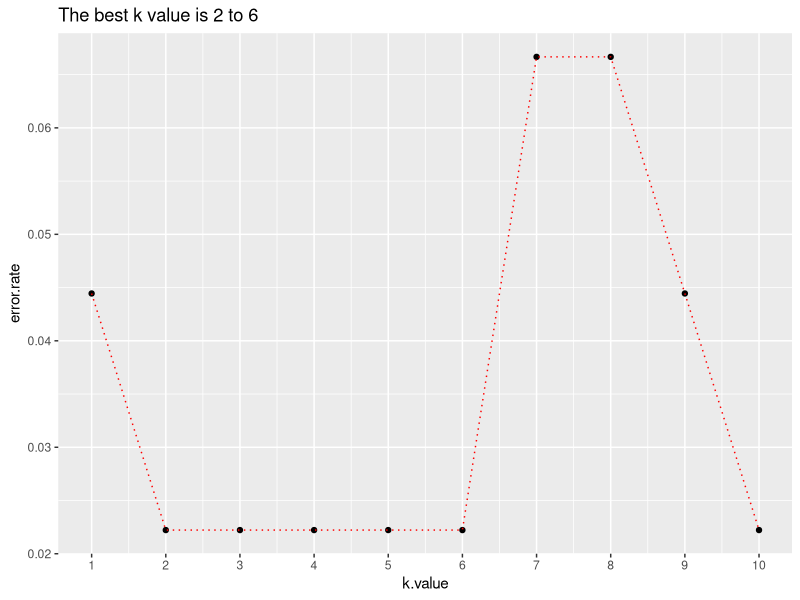

Recreate this plot in R.
rm(list=ls(all=TRUE))

library(dplyr)
library(tidyr)
library(caTools)
library(class)
library(ggplot2)

iris <- iris

iris_scaled <- iris %>% mutate_if(is.numeric, scale)

iris_variance <- iris %>% gather(Measure, Value, -Species) %>% group_by(Measure) %>% summarize(Variance = var(Value))
iris_scaled_variance <- iris_scaled %>% gather(Measure, Value, -Species) %>% group_by(Measure) %>% summarize(Variance = var(Value))

set.seed(101)
sample_split <- sample.split(iris_scaled$Species, 0.7)
iris_train <- subset(iris_scaled, sample_split==T)
iris_test <- subset(iris_scaled, sample_split==F)

iris_test_predicted <- knn(select(iris_train, -Species),
                           select(iris_test, -Species),
                           pull(select(iris_train, Species)),
                           k=1)

error_rate <- mean(iris_test$Species != iris_test_predicted)

# choose best k
iris_test_predicted <- NULL
error_rate <- NULL

for (i in 1:10) {
  
  set.seed(101)
  
  iris_test_predicted <- knn(select(iris_train, -Species),
                             select(iris_test, -Species),
                             pull(select(iris_train, Species)),
                             k=i)
  
  error_rate[i] <- mean(iris_test$Species != iris_test_predicted)
  
}

data.frame(k.value = 1:10, error.rate = error_rate) %>%
  ggplot(aes(k.value, error.rate)) + 
  geom_point() +
  geom_line(lty="dotted", color="red") +
  scale_x_continuous(breaks=seq(1:10)) +
  labs(title="The best k value is 2 to 6")
